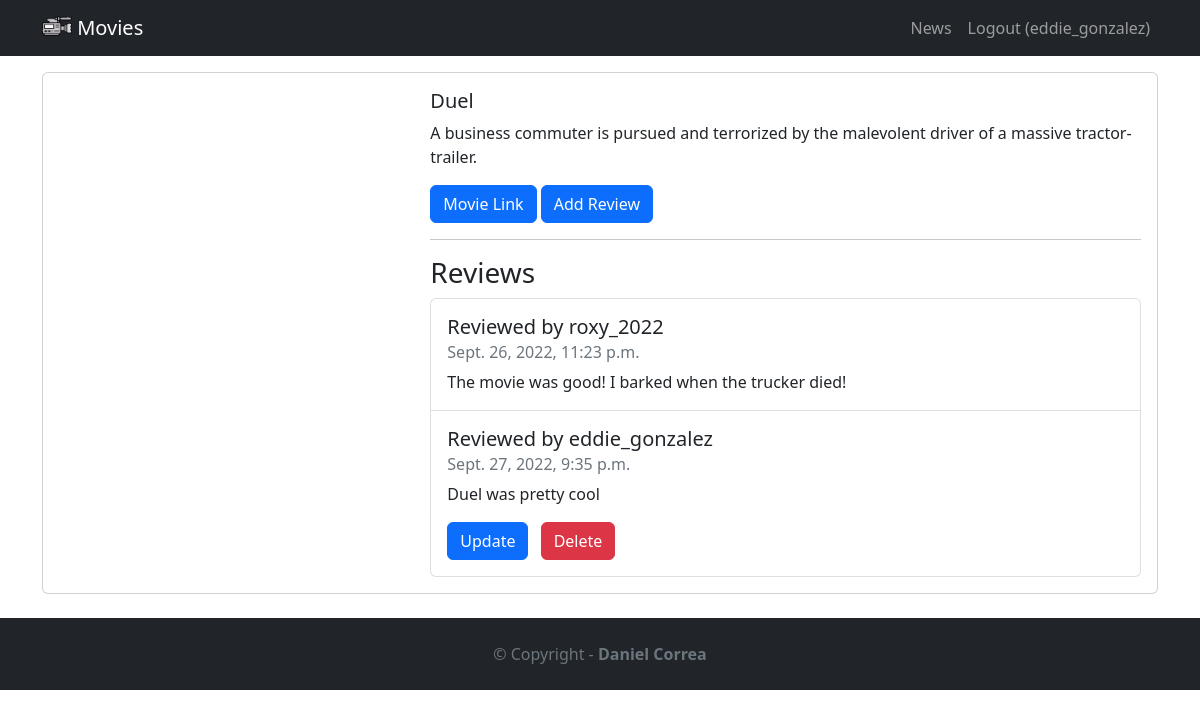
The app's page /movie/1 (signed in) with its own data.
### movie/models.py (models this page shows, shortened)
class Movie(models.Model):
    title = models.CharField(max_length=100)
    description = models.CharField(max_length=250)
    image = models.ImageField(upload_to='movie/images/')
    url = models.URLField(blank=True)

class Review(models.Model):
    text = models.CharField(max_length=100)
    date = models.DateTimeField(auto_now_add=True)
    user = models.ForeignKey(User,on_delete=models.CASCADE)
    movie = models.ForeignKey(Movie,on_delete=models.CASCADE)
    watchAgain = models.BooleanField()

### movie/views.py (the view)
# urls.py: path('<int:movie_id>', views.detail, name='detail'),
def detail(request, movie_id):
    movie = get_object_or_404(Movie,pk=movie_id)
    reviews = Review.objects.filter(movie = movie)
    context = {
        'movie': movie,
        'reviews': reviews
    }
    return render(request, 'detail.html', context)

### movie/templates/detail.html (shortened to what this page needs)
{% extends 'base.html' %}
{% block content %}
<div class="card mb-3">
    <div class="row g-0">
        <div class="col-md-4">
        </div>
        <div class="col-md-8">
            <div class="card-body">
                <h5 class="cardtitle">{{ movie.title }}</h5>
                <p class="card-text">{{ movie.description }}</p>
                <p class="card-text">
                    {% if movie.url %}
                        <a href="{{ movie.url }}"
                           class="btn btn-primary" target="_blank">Movie Link</a>
                    {% endif %}
                    {% if user.is_authenticated %}
                        <a href="{% url 'createreview' movie.id %}" class="btn btn-primary">Add Review</a>
                    {% endif %}
                </p>
                <hr />
                <h3>Reviews</h3>
                <ul class="list-group">
                    {% for review in reviews %}
                        <li class="list-group-item pb-3 pt-3">
                            <h5 class="card-title">Reviewed by {{ review.user.username }}</h5>
                            <h6 class="card-subtitle mb-2 text-muted">{{ review.date }}</h6>
                            <p class="card-text">{{ review.text }}</p>
                            {% if user.is_authenticated and user == review.user %}
                                <a href="{% url 'updatereview' review.id %}" class="btn btn-primary me-2">Update</a>
                                <a href="{% url 'deletereview' review.id %}" class="btn btn-danger">Delete</a>
                            {% endif %}
                        </li>
                    {% endfor %}
                </ul>
            </div>
        </div>
    </div>
</div>
{% endblock %}

### moviereviews/templates/base.html (shortened to what this page needs)
<!DOCTYPE html>
<html lang="en">
<head>
    <link href="https://cdn.jsdelivr.net/npm/bootstrap@5.2.1/dist/css/bootstrap.min.css" rel="stylesheet">
</head>
<body>
    <nav class="navbar navbar-expand-lg navbar-dark bg-dark mb-3">
        <div class="container">
            <a href="{% url 'home' %}" class="navbar-brand">
                {% load static %}
                <img src="{% static 'images/camera.png' %}" alt="" width="30" height="24" class="d-inline-block align-text-top" />
                Movies
            </a>
            <div class="collapse navbar-collapse"
                id="navbarNavAltMarkup">
                <div class="navbar-nav ms-auto">
                    <a href="{% url 'news' %}" class="nav-link">News</a>
                    {% if user.is_authenticated %}
                        <a href="{% url 'logoutaccount' %}" class="nav-link">Logout ({{ user.username }})</a>
                    {% else %}
                        <a href="{% url 'loginaccount' %}" class="nav-link">Login</a>
                        <a href="{% url 'signupaccount' %}" class="nav-link">Sign Up</a>
                    {% endif %}
                </div>
            </div>
        </div>
    </nav>
    <div class="container">
        {% block content %}
        {% endblock %}
    </div>
    <footer class="text-center text-lg-start bg-dark text-muted mt-4">
        <div class="text-center p-4">
            © Copyright -
            <a href="https://twitter.com/danielgarax" class="text-reset fw-bold text-decoration-none" target="_blank">Daniel Correa</a>
        </div>
    </footer>
</body>
</html>

### records on screen
Movie: title "Duel", description "A business commuter is pursued and terrorized by the malevolent driver of a massive tractor-trailer."
Review: user.username "roxy_2022", date "Sept. 26, 2022, 11:23 p.m.", text "The movie was good! I barked when the trucker died!"
Review: user.username "eddie_gonzalez", date "Sept. 27, 2022, 9:35 p.m.", text "Duel was pretty cool", shows "Update"

### other values on screen
{{ user.username }} "eddie_gonzalez"
